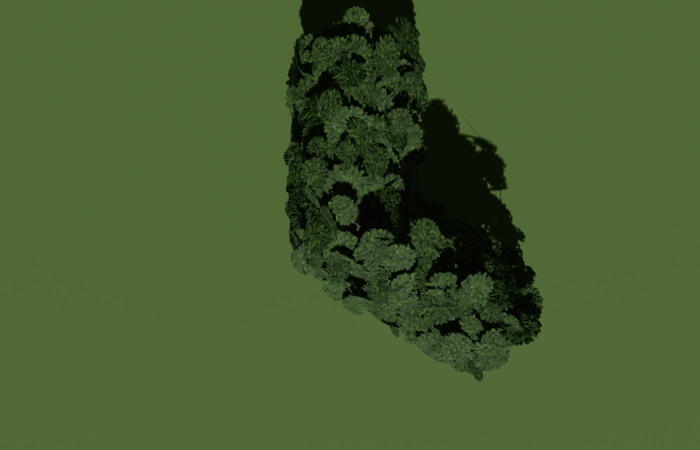
#> input picture docs/checkpoints/walls-hedges/eevee-hedge_bend-eevee-top.jpg, 1400 x 900 px (shown at 1/2 size); its folder holds only this picture in this run
$ python sheet.py eevee-hedge_bend-eevee-top.jpg
#> lines starting #> are read from the running program, lines starting #| are printed output that depends on the picture
"""B2 walls-and-hedges review sheet: the approved references, headless EEVEE stills beside a 1.7 m figure
and the engine shots, captioned, into docs/checkpoints/walls-hedges/sheet.jpg. The stills it uses are
also written beside it as eevee-*.jpg (JPEG q85).
Usage: python3 docs/checkpoints/walls-hedges/sheet.py <eevee still dir>
(the stills from still.py; the engine shots are the JPEGs make shots-piece wrote here and in draws/)."""
import pathlib
import sys

from PIL import Image, ImageDraw, ImageFont

HERE = pathlib.Path(__file__).resolve().parent
ROOT = HERE.parents[2]
stills = pathlib.Path(sys.argv[1])
CELL_W, CELL_H, CAP = 640, 400, 34
REFS = ROOT / "assets-source/refs/walls_hedges"
STILLS = [
    ("wall_end-eevee-three_quarter", "EEVEE: wall_end, square end at the corner, 1.7 m figure"),
    ("hedge_end-eevee-three_quarter", "EEVEE: hedge_end, rounded at the corner, 1.7 m figure"),
    ("wall_run-eevee-eye", "EEVEE: wall_run at 1.7 m (1.1 m tall, 0.7 m foot)"),
    ("wall_gate-eevee-eye", "EEVEE: wall_gate, closed five-bar gate"),
    ("wall_bend-eevee-top", "EEVEE: wall_bend from above (120 degrees)"),
    ("wall_junction-eevee-three_quarter", "EEVEE: wall_junction (built, never placed by O1)"),
    ("hedge_run-eevee-eye", "EEVEE: hedge_run at 1.7 m (1.9 m tall, 1.5 m foot)"),
    ("hedge_bend-eevee-top", "EEVEE: hedge_bend from above (120 degrees)"),
    ("hedge_oak-eevee-three_quarter", "EEVEE: hedge_oak with tree_oak_b at its pivot"),
]
TILES = [
    (REFS / "ref-1.jpg", "approved ref-1: walls, cope, gate (look; corners rebuilt at 120)"),
    (REFS / "ref-2.jpg", "approved ref-2: hedges, hedgerow oak"),
    (REFS / "ref-4.jpg", "approved ref-4: wall and hedge on a farm edge"),
    *[(HERE / f"eevee-{n}.jpg", c) for n, c in STILLS],
    (HERE / "wh-play.jpg", "engine: the review farm at play distance (seed 1)"),
    (HERE / "draws/wh-farm-overview.jpg", "engine: the 37-tile farm world at the overview"),
    (HERE / "wh-gate.jpg", "engine: the gate, from the yard"),
    (HERE / "wh-bend.jpg", "engine: a 120 degree wall bend at a corner"),
    (HERE / "wh-mixed-corner.jpg", "engine: a wall end meets a hedge end"),
    (HERE / "wh-hedge-sun.jpg", "engine: hedge on the farm's oak edge"),
    (HERE / "wh-eye-hedge.jpg", "engine: eye level (walk mode), hedge"),
    (HERE / "wh-eye-wall.jpg", "engine: eye level (walk mode), wall"),
    (HERE / "wh-eye-gate.jpg", "engine: eye level at the shut gate (it blocks)"),
]

for name, _ in STILLS:
    src = stills / f"{name}.png"
    if src.exists():
        with Image.open(src) as im:
            im = im.convert("RGB")
            if "lineup" in name:  # the lineups sit in a band across the middle of the frame
                im = im.crop((0, 380, im.width, 560))
            im.save(HERE / f"eevee-{name}.jpg", quality=85)
COLS = 3
tiles = [(p, c) for p, c in TILES if p.exists()]
missing = [str(p) for p, _ in TILES if not p.exists()]
rows = (len(tiles) + COLS - 1) // COLS
sheet = Image.new("RGB", (COLS * CELL_W, rows * (CELL_H + CAP)), (24, 24, 24))
#> sheet: PIL image 1920x434 RGB; every value is 24
draw = ImageDraw.Draw(sheet)
try:
    font = ImageFont.truetype("/System/Library/Fonts/Helvetica.ttc", 20)
except OSError:
    font = ImageFont.load_default()
for i, (path, cap) in enumerate(tiles):
    x, y = (i % COLS) * CELL_W, (i // COLS) * (CELL_H + CAP)
    with Image.open(path) as im:
#> im is the input picture: PIL image 1400x900 RGB; mean R, G, B 70.8, 92.8, 48.4
        im = im.convert("RGB")
        im.thumbnail((CELL_W, CELL_H))
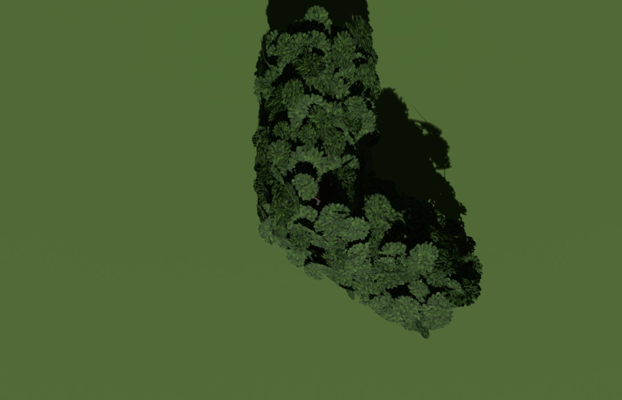
#> im: PIL image 622x400 RGB; mean R, G, B 70.8, 92.8, 48.4
        sheet.paste(im, (x + (CELL_W - im.width) // 2, y + CAP + (CELL_H - im.height) // 2))
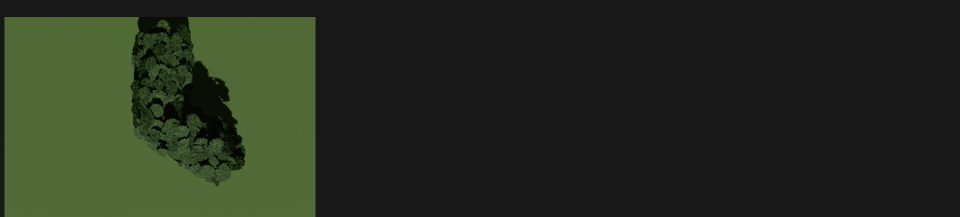
#> sheet: PIL image 1920x434 RGB (shown at 1/2 size); mean R, G, B 38, 44.6, 31.3
    draw.text((x + 8, y + 7), cap, fill=(230, 230, 230), font=font)
sheet.save(HERE / "sheet.jpg", quality=85)
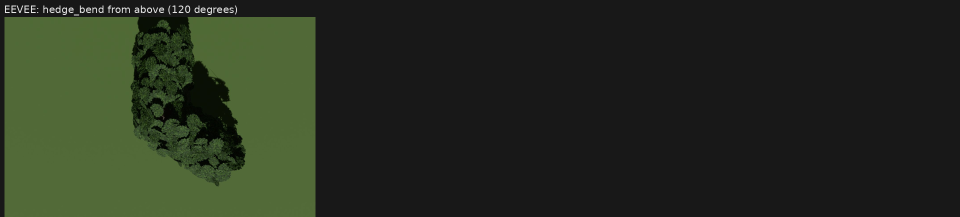
#> saved as sheet.jpg: PIL image 1920x434 RGB (shown at 1/2 size); mean R, G, B 38.5, 45.1, 31.8
print("wrote", HERE / "sheet.jpg", f"{len(tiles)} tiles", "missing:", missing)
